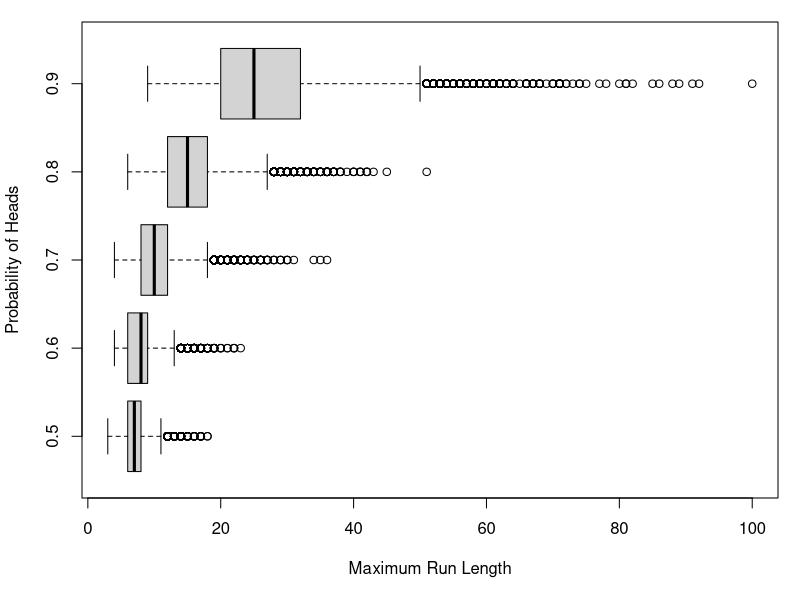

This chart was generated by the following R code:
## ---- chunk 1
simtosses <- function(nsim, ntoss, probH = 1/2) { 
  matrix(sample(0:1, ntoss * nsim, replace = TRUE,
                prob = c(1 - probH, probH)), 
         ncol = nsim)
}
ntoss <- 100
nsim <- 10000
sims <- simtosses(nsim, ntoss)
## ---- chunk 2
fmaxrl <- function(x, outcome = NULL) { 
  xr <- rle(x)
  if (!is.null(outcome)) {
    is_outcome <- (xr$values == outcome) 
    xr$lengths <- xr$lengths[is_outcome]
  }
  if (length(xr$lengths) == 0L) 0 else max(xr$lengths) 
}
## ---- chunk 3
phat <- mean(apply(sims, 2, fmaxrl) >= 6) 
phat
## ---- chunk 4
x <- sum(apply(sims, 2, fmaxrl) >= 6)
binom.test(x, nsim)          # Args are number of successes and number of trials.
## ---- chunk 5
x <- sum(apply(sims, 2, fmaxrl) >= 6) 
prop.test(x, nsim)
prop.test(x, nsim)$conf.int
## ---- chunk 6
x <- apply(sims, 2, fmaxrl) 
muhat <- mean(x)
muhat
sigmahat <- sd(x) 
sigmahat
sigmahat / sqrt(nsim)
muhat + qnorm(c(0.025, 0.975)) * sigmahat / sqrt(nsim)
t.test(x)
t.test(x)$conf.int
## ---- chunk 7
nsim <- 10000
ntoss <- 100
pH <- c(0.5, 0.6, 0.7, 0.8, 0.9)
res <- matrix(nrow = nsim, ncol = length(pH)) 
colnames(res) <- pH
for (i in seq_along(pH)) {
  res[, i] <- apply(simtosses(nsim, ntoss, probH = pH[i]), 2, fmaxrl) 
}
muhat <- apply(res, 2, mean) 
sigmahat <- apply(res, 2, sd) 
se.muhat <- sigmahat / sqrt(nsim) 
round(rbind(muhat, se.muhat), 3)
## ---- chunk 8
apply(res, 2, quantile, probs = c(0, 0.05, 0.25, 0.5, 0.75, 0.95, 1))
## ---- chunk 9
#| fig-cap: "Maximum run lengths in 10,000 simulations of 100 tosses of a biased coin."

opar <- par(mar = c(5.1, 4.1, 1.1, 1.1)) 
boxplot(res, horizontal = TRUE,
        xlab = "Maximum Run Length", ylab = "Probability of Heads") 
par(opar)
## ---- chunk 10
0.9^100
## ---- chunk 11
1 - (1 - 0.9^100)^10000
